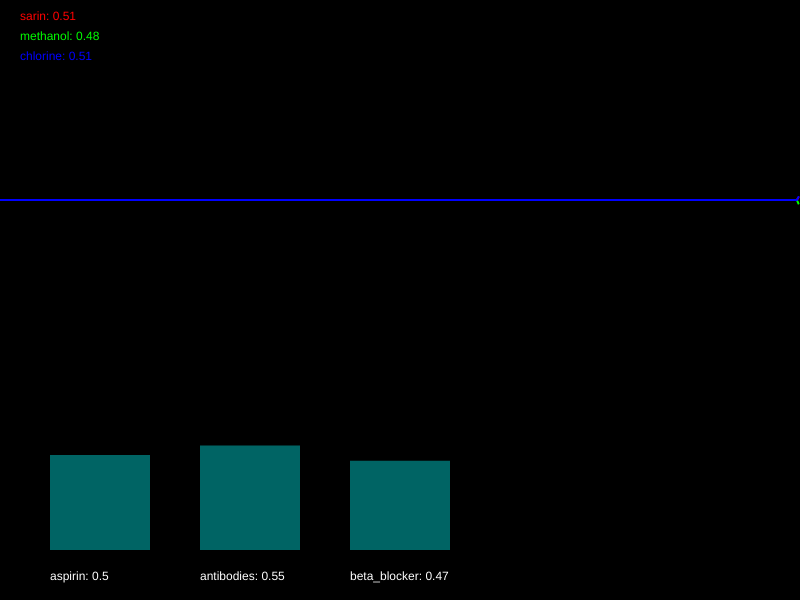
Frame 1 (no input)
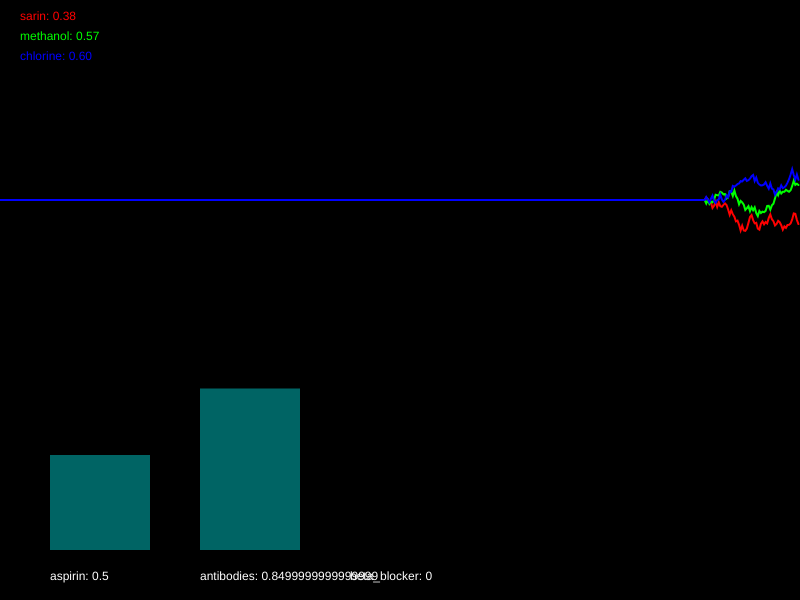
Frame 60 (no input)
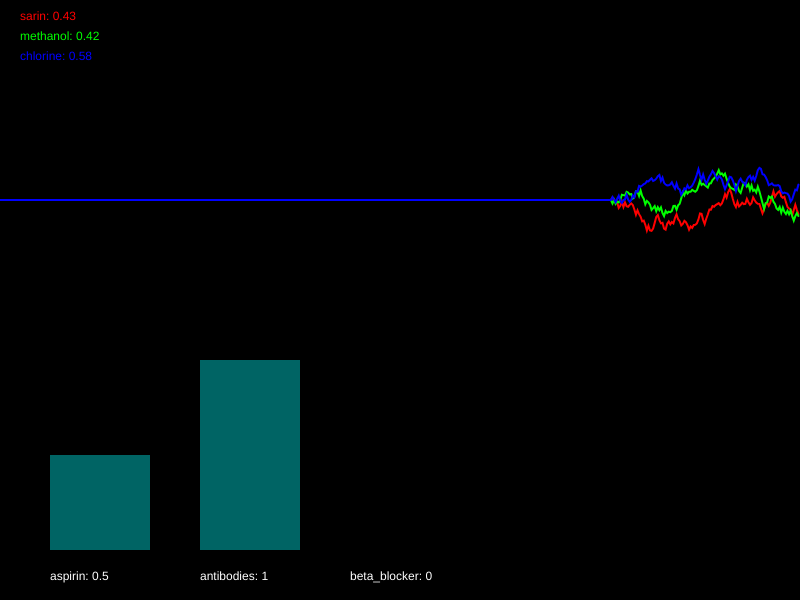
Frame 120 (the mouse pressed at the canvas centre since frame 60)

The p5.js sketch that drew these frames (run headless with seeded random() and noise() and a simulated clock; from frame 60 on, the mouse is pressed at the canvas centre):

// p5.js sketch
// ── sketch.js
/*

Officer: 6012708
CaseNum: 401-0-59400752-6012708

Case 401 - The Case of Norbert's Weiner Stand
Stage 1 - Noxious Weiner

Console city has been plunged into chaos. The notorious poisoner Norbert has struck the
population down with a potent poison. Word has it that he is smuggling his venomous filth
via a streetside weiner stand. Hundreds of people have been affected, and the municipal
water company tells me that their sewers are at full capacity. This is no laughing matter.
I need you to head down to our lab and work on an antidote.

You must develop the antidote by using conditional statements in the draw loop to
do the following:


You must develop the antidote by using conditional statements in the draw loop to
do the following.

	- If sarin goes above 0.31, try decreasing aspirin by 0.02
	- When chlorine dips below 0.72, raise aspirin by 0.02
	- If chlorine goes above 0.62, decrement antibodies by 0.05
	- If methanol dips below 0.56, raise antibodies by 0.05
	- When methanol dips below 0.62, decrement beta_blocker by 0.03
	- When sarin dips below 0.28, increment beta_blocker by 0.04


Your conditional statements should:

consider the following poisons:

	- sarin
	- methanol
	- chlorine


and modify the following antidotes:

	- aspirin
	- antibodies
	- beta_blocker


- There are many ways to complete this task but you should only use the
following commands:

	if(){}
	+=
	-=

*/

//Declare the poison variables
var sarin;
var methanol;
var chlorine;


//Declare the antidote variables
var aspirin;
var antibodies;
var beta_blocker;


//This variable is used for drawing the graph
var graphs;


function setup()
{

	createCanvas(800,600);
	strokeWeight(2);

	//initialise the poisons and antidotes
	sarin = 0.5;
	methanol = 0.5;
	chlorine = 0.5;
	aspirin = 0.5;
	antibodies = 0.5;
	beta_blocker = 0.5;


	//fills the graph with empty values
	graphs = [];

	for(var i = 0; i < 3; i++)
	{
		graphs.push([]);
		for(var j = 0; j < 512; j++)
		{
			graphs[i].push(0.5);
		}
	}

}

function draw()
{

	//Develop the antidote below
	//Write conditional statements to change the amount of each substance ...
	// - If sarin goes above 0.31, try decreasing aspirin by 0.02
	if(sarin>0.31){
		aspirin -= 0.02;
	}
	// - When chlorine dips below 0.72, raise aspirin by 0.02
	if(chlorine<0.72){
		aspirin += 0.02;
	}
	// - If chlorine goes above 0.62, decrement antibodies by 0.05
	if(chlorine > 0.62){
		antibodies -= 0.05;
	}
	// - If methanol dips below 0.56, raise antibodies by 0.05
	if(methanol < 0.56){
		antibodies += 0.05;
	}
	// - When methanol dips below 0.62, decrement beta_blocker by 0.03
	if(methanol < 0.62){
		beta_blocker -= 0.03;
	}
	// - When sarin dips below 0.28, increment beta_blocker by 0.04
	if(sarin < 0.28){
		beta_blocker += 0.04;
	}



	//////////////////////////////////////////////////////

	//the code below generates new values using random numbers

	/*
		For testing, you might want to temporarily comment out
		these lines and set the same variables to constant values
		instead.
	*/

	sarin = nextValue(graphs[0],sarin);
	methanol = nextValue(graphs[1],methanol);
	chlorine = nextValue(graphs[2],chlorine);


	aspirin = constrain(aspirin, 0, 1);
	antibodies = constrain(antibodies, 0, 1);
	beta_blocker = constrain(beta_blocker, 0, 1);


	///////// DO NOT CHANGE THE CODE BELOW ///////////

	//drawing code

	// set background
	background(0);
	noFill();

	//draw the graphs for the vitals
	var colors = [
	color(255, 0, 0),
	color(0, 255, 0),
	color(0, 0, 255),
	color(255, 0, 255),
	color(255, 255, 0),
	color(0, 255, 255)
	];

	for(var i = 0; i < graphs.length; i++)
	{
		stroke(colors[i]);
		drawGraph(graphs[i]);
	}

	//draw the poisons as text
	noStroke();
	fill(colors[0]);
	text('sarin: ' + nf(sarin,1,2), 20,20);
	fill(colors[1]);
	text('methanol: ' + nf(methanol,1,2), 20,40);
	fill(colors[2]);
	text('chlorine: ' + nf(chlorine,1,2), 20,60);


	//draw the antidotes bar chart
	drawBar(aspirin,50,'aspirin');
	drawBar(antibodies,200,'antibodies');
	drawBar(beta_blocker,350,'beta_blocker');


}

function nextValue(graph, val)
{
	//gets the next value for a vital and puts it in an array for drawing
	var delta = random(-0.03,0.03);

	val += delta;
	if(val > 1 || val < 0)
	{
		delta *= -1;
		val += delta * 2;
	}

	graph.push(val)
	graph.shift();
	return val;
}

function drawGraph(graph)
{
	//draws an array as a graph
	beginShape();
	for(var i = 0; i < graph.length; i++)
	{
			vertex(width * i/512, height * 0.5 - graph[i]* height/3)
	}
	endShape();
}


function drawBar(val, x, name)
{
	//draws the bars for bar chart
    noStroke();
    fill(0,100,100);
	var mh = height * 0.4 - 50;
	rect(x,(height - 50) - val*mh, 100, val*mh);
    fill(255);
	text(name + ": " + val, x, height - 20);
}
